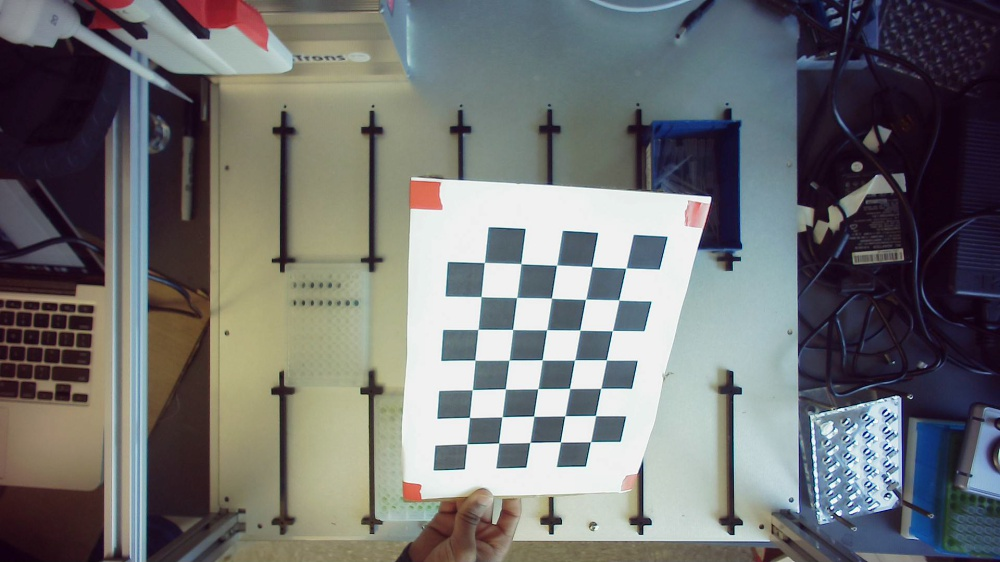
#> input picture robobench/calibration/labware_recognition/calibration/checkerboard_images/img12.jpg, 1000 x 562 px, given in place of the camera
$ jupyter execute --allow-errors CalibrateCamera.ipynb   (text cells are left out)
#> lines starting #> are read from the running program, lines starting #| are printed output that depends on the picture; after the words box and inside, x2 and y2 are one past the last pixel; in counts of white or black regions, pixels touching at a corner belong together
[cell 1]
import cv2
import imutils
import numpy as np
import glob

[cell 2]
index = 10
cam = cv2.VideoCapture(0)
while True:
    ret, frame = cam.read()
#> frame is the input picture: shape (562, 1000, 3); mean B, G, R 113.9, 113.9, 113
    frame = imutils.resize(frame, width=1000)
    cv2.imshow("Video", frame)
    key = cv2.waitKey(1) & 0xFF
#> (key q is pressed here)
    if key == ord("c"):
        print("save")
        #cv2.imwrite("checkerboard_images/img" + str(index) + ".jpg", frame)
        cv2.imwrite("/Users/michaelbereket/labware_recognition/testing/VisionTestingImages/tiptest" + str(index) + ".jpg", frame)
        index = index + 1
    if key == ord("q"):
        cv2.destroyWindow("Video")
        break

[cell 3]
# termination criteria
criteria = (cv2.TERM_CRITERIA_EPS + cv2.TERM_CRITERIA_MAX_ITER, 30, 0.001)

# prepare object points, like (0,0,0), (1,0,0), (2,0,0) ....,(6,4,0)
objp = np.zeros((5*7,3), np.float32)
objp[:,:2] = np.mgrid[0:7,0:5].T.reshape(-1,2)

# Arrays to store object points and image points from all the images.
objpoints = [] # 3d point in real world space
imgpoints = [] # 2d points in image plane.

images = glob.glob('checkerboard_images/*.jpg')

[cell 4]
for fname in images:
    img = cv2.imread(fname)
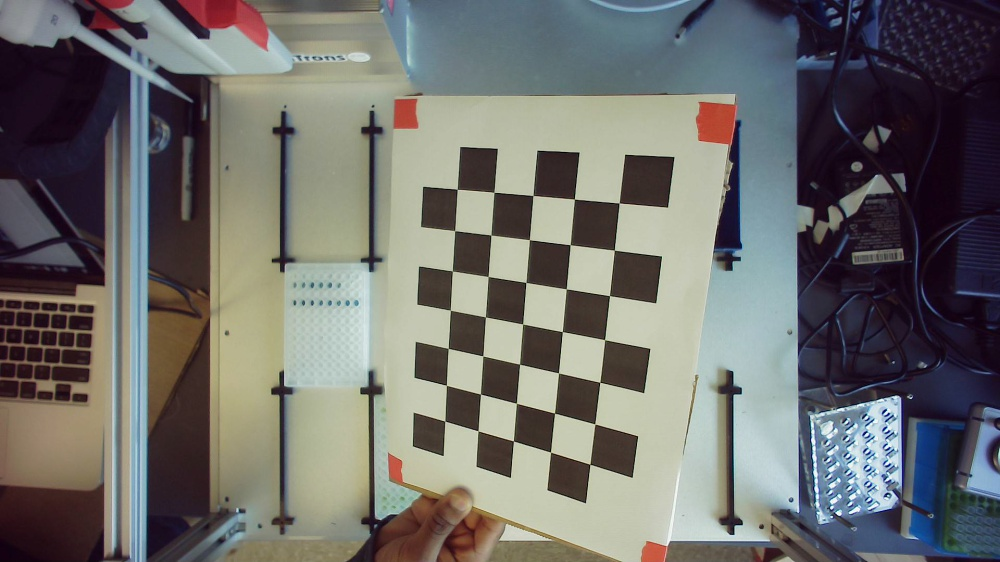
#> input picture robobench/calibration/labware_recognition/calibration/checkerboard_images/img0.jpg, 1000 x 562 px
#> img is the input picture: shape (562, 1000, 3); mean B, G, R 107.1, 109.9, 110.5
    gray = cv2.cvtColor(img,cv2.COLOR_BGR2GRAY)
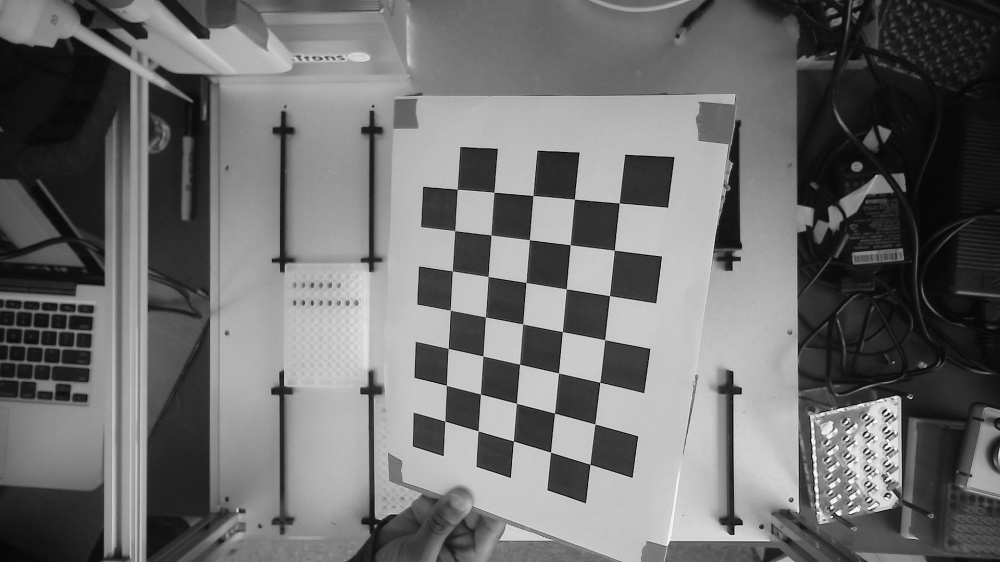
#> gray: shape (562, 1000); min 1, max 251, mean 109.8

    # Find the chess board corners
    ret, corners = cv2.findChessboardCorners(gray, (7,5),None)
#> ret = True; corners = 35 rows, first 8: [619.1, 202.9], [614.3, 250.1], [609.5, 295.6], [604.5, 339.6], [599.8, 382.4], [594.8, 424], [589.9, 464.4], [574.4, 199]

    # If found, add object points, image points (after refining them)
    if ret == True:
        objpoints.append(objp)

        corners2 = cv2.cornerSubPix(gray,corners,(11,11),(-1,-1),criteria)
#> corners2 = 35 rows, first 8: [619.2, 203.1], [614.3, 250.2], [609.5, 295.6], [604.7, 339.7], [599.8, 382.3], [594.8, 423.9], [589.9, 464.4], [574.4, 199.1]
        imgpoints.append(corners)

        # Draw and display the corners
        cv2.drawChessboardCorners(img, (7,5), corners2,ret)
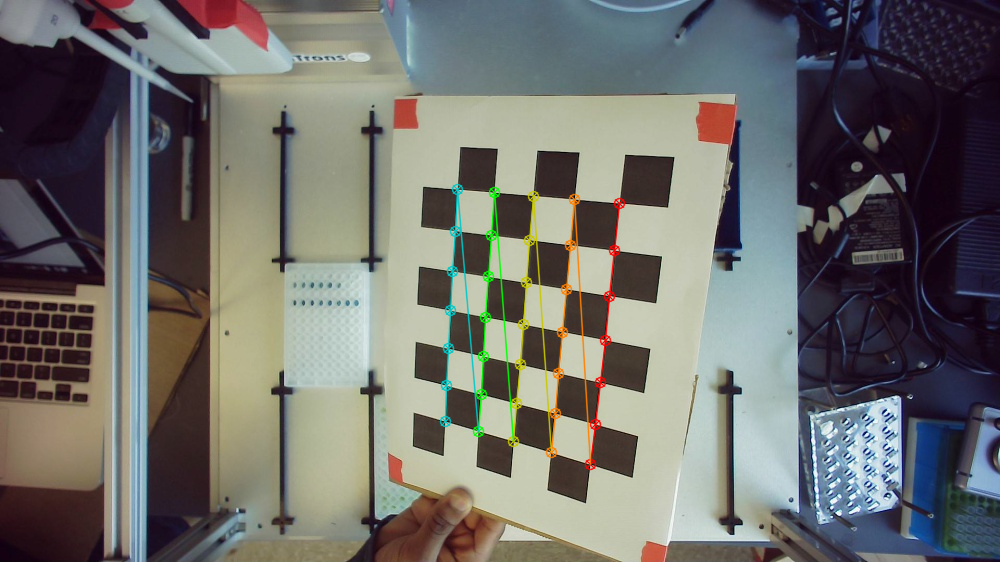
#> img: shape (562, 1000, 3); 1.69% of pixels changed, all inside (x1, y1, x2, y2) = (439, 183, 626, 471)
#> pass 2 of the loop `for fname in images:`:
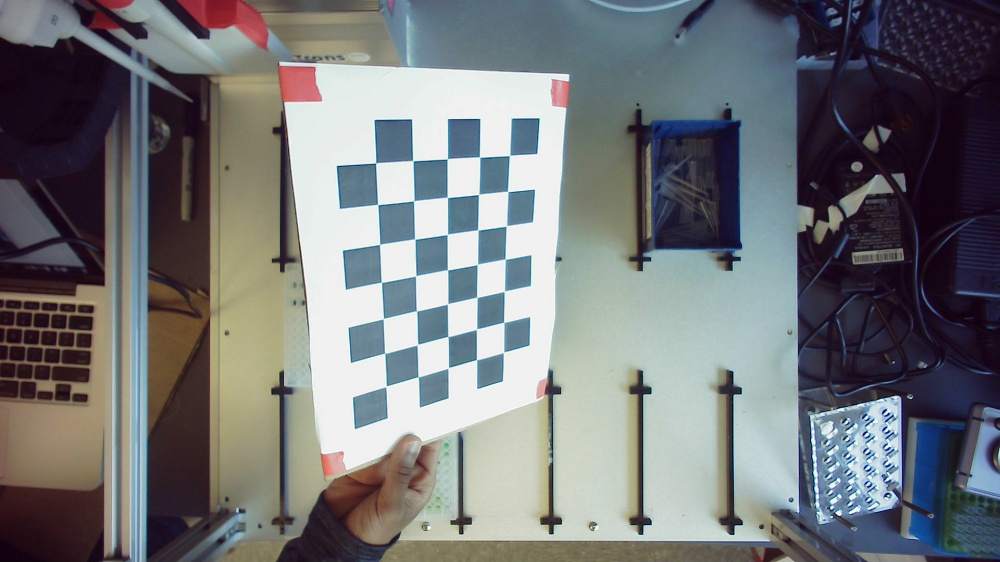
#> input picture robobench/calibration/labware_recognition/calibration/checkerboard_images/img1.jpg, 1000 x 562 px
#> img is the input picture: shape (562, 1000, 3); mean B, G, R 120, 117.5, 115.6
#> `gray = cv2.cvtColor(img,cv2.COLOR_BGR2GRAY)`:
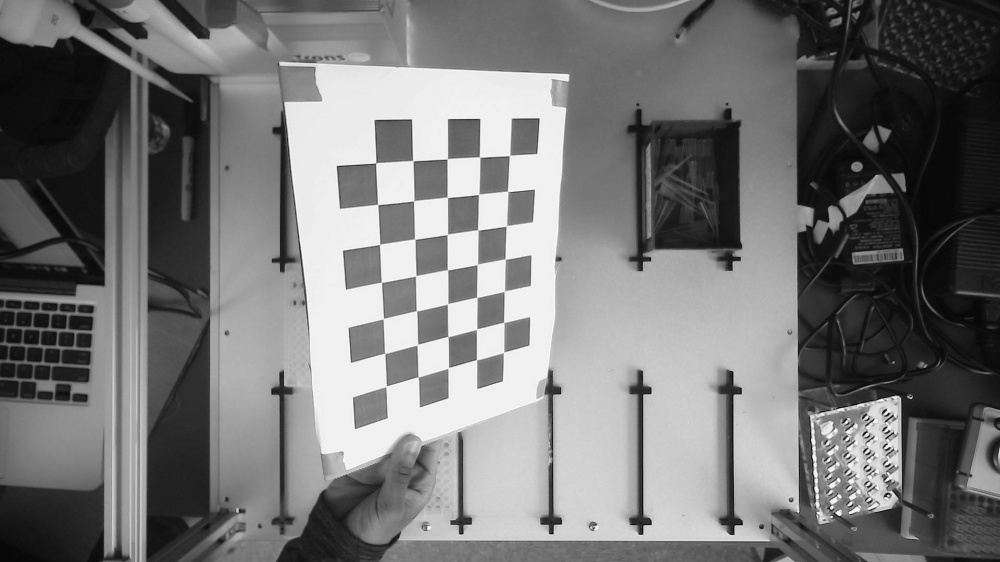
#> gray: shape (562, 1000); min 5, max 252, mean 117.2
#> corners = 35 rows, first 8: [509.2, 155.6], [507.7, 191.3], [505.7, 226.5], [505.1, 259.1], [503.9, 291.5], [503.5, 322.1], [503.4, 352.5], [479.6, 157]
#> corners2 = 35 rows, first 8: [509.6, 155.4], [507.6, 191.4], [506.4, 225.8], [505.2, 259.2], [504.3, 291.3], [503.7, 322.3], [503.5, 352.4], [479.6, 157.1]
#> `cv2.drawChessboardCorners(img, (7,5), corners2,ret)`:
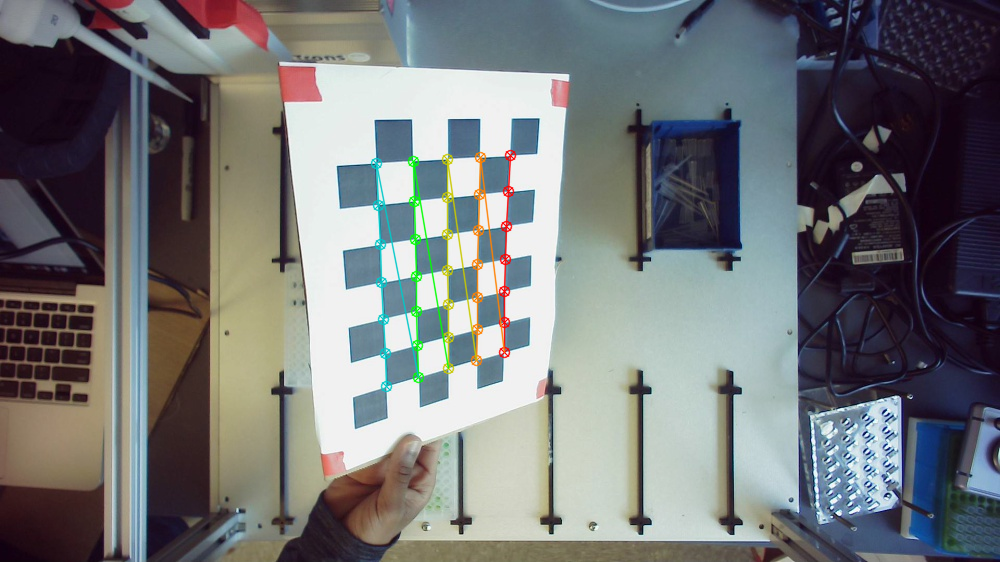
#> img: shape (562, 1000, 3); 1.47% of pixels changed, all inside (x1, y1, x2, y2) = (370, 149, 517, 393)
#> pass 3 of the loop `for fname in images:`:
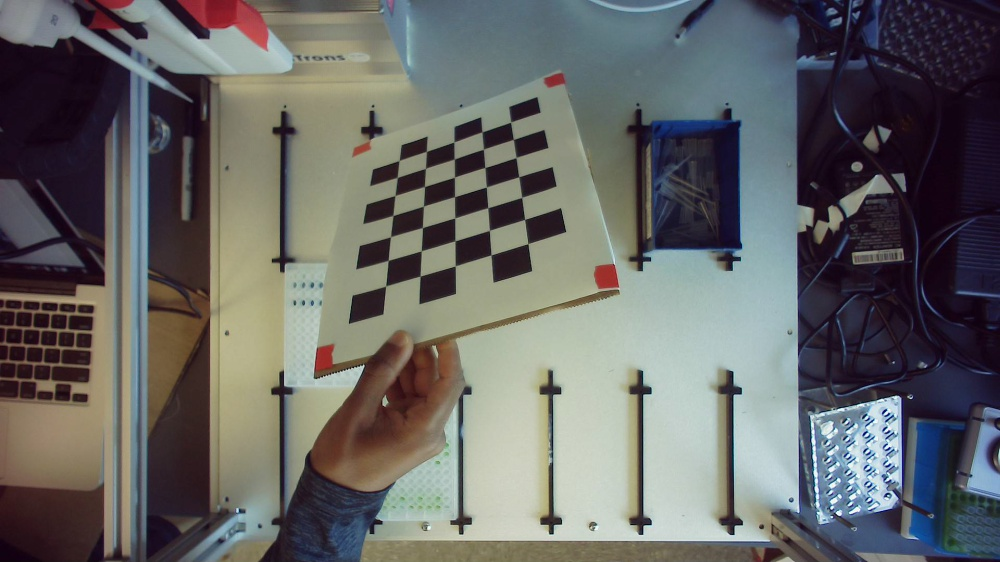
#> input picture robobench/calibration/labware_recognition/calibration/checkerboard_images/img10.jpg, 1000 x 562 px
#> img is the input picture: shape (562, 1000, 3); mean B, G, R 101.4, 102.7, 102.5
#> `gray = cv2.cvtColor(img,cv2.COLOR_BGR2GRAY)`:
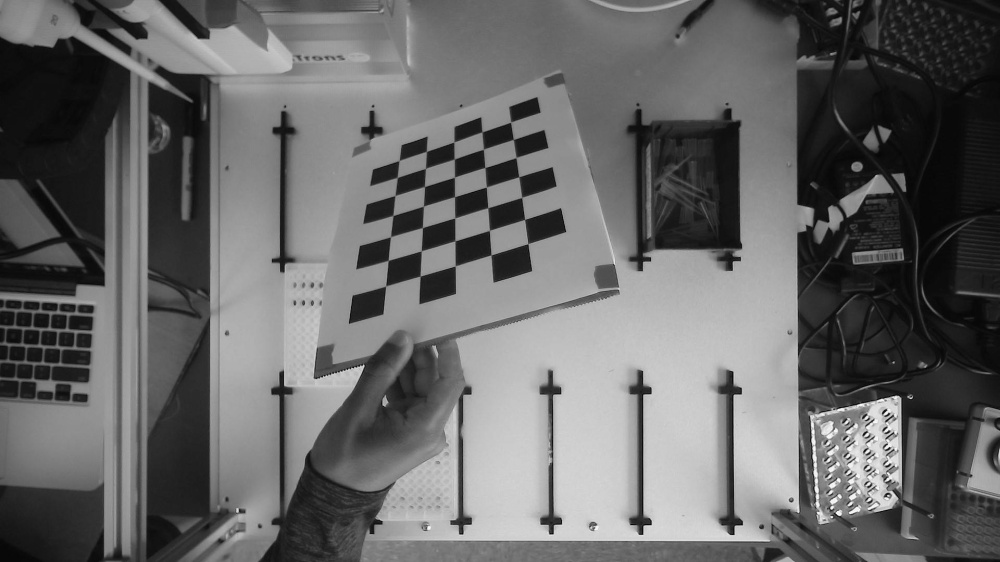
#> gray: shape (562, 1000); min 4, max 252, mean 102.5
#> corners = 35 rows, first 8: [510.5, 122.2], [513.3, 139.4], [515.9, 157.5], [518.7, 176.7], [521.6, 197.5], [524.5, 219.4], [527.8, 243.6], [482, 132]
#> corners2 = 35 rows, first 8: [510.7, 122.1], [513.4, 139.4], [516.1, 157.5], [518.8, 176.7], [521.7, 197.3], [524.7, 219.4], [527.9, 243.5], [481.9, 131.7]
#> `cv2.drawChessboardCorners(img, (7,5), corners2,ret)`:
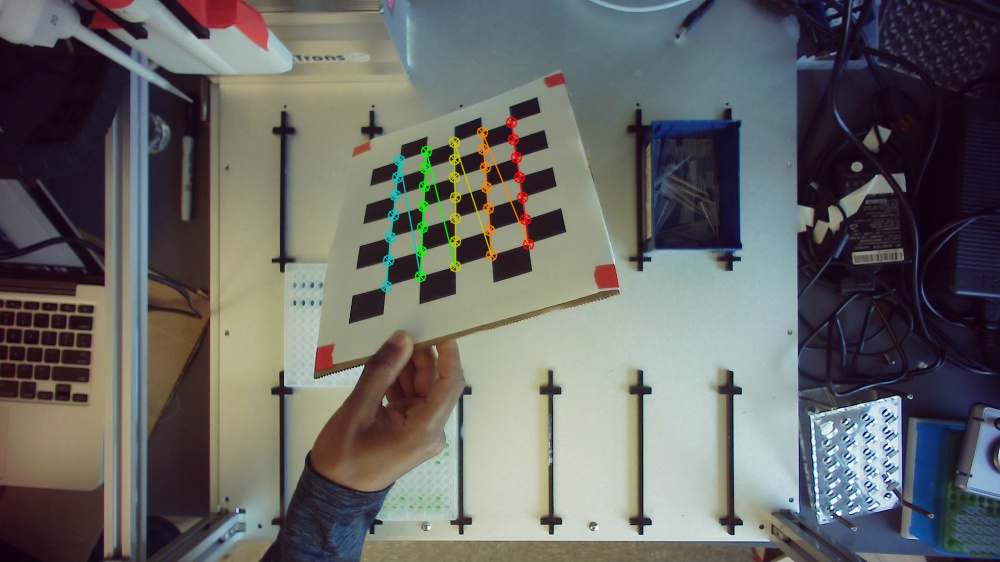
#> img: shape (562, 1000, 3); 1.08% of pixels changed, all inside (x1, y1, x2, y2) = (380, 116, 535, 293)
#> the loop made 4 passes; the first 3 are shown
        #cv2.imshow('img',img)
        #cv2.waitKey(500)
